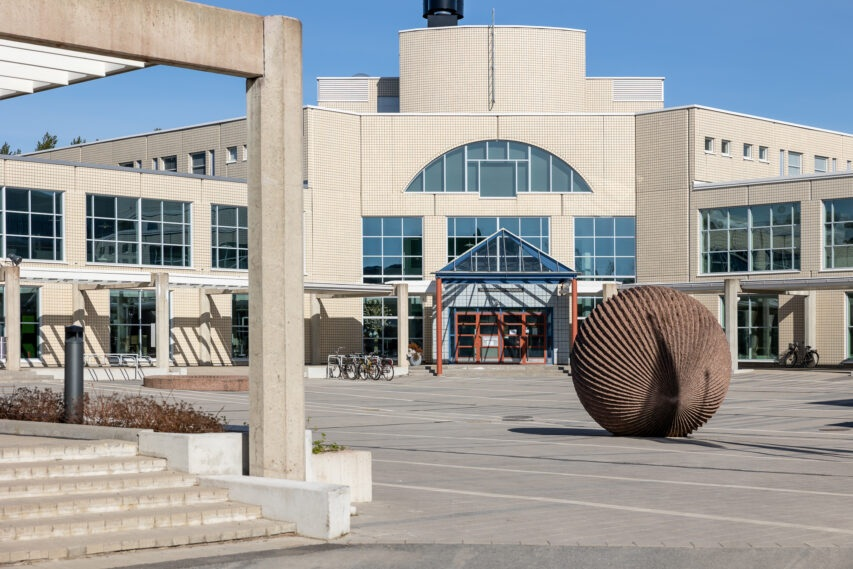
#> input picture week1/pictures/linnanmaa.jpg, 853 x 569 px
$ python Color_quantization.py
#> lines starting #> are read from the running program, lines starting #| are printed output that depends on the picture
from PIL import Image
import numpy as np

def reduce_bit_depth(image_array, bits):
    """
    Reduces the number of bits per color channel by zeroing out the lowest bits.
    """
    # Calculate how many bits we need to throw away
    shift = 8 - bits

    # Right-shift to drop the least significant bits,
    # then left-shift to scale the values back into the 0-255 range.
    reduced_array = (image_array >> shift) << shift

    return reduced_array

if __name__ == "__main__":
    # Load the image
    picture_path = "pictures/linnanmaa.jpg"
    picture = Image.open(picture_path).convert('RGB')
#> picture is the input picture: PIL image 853x569 RGB; mean R, G, B 157.5, 157.7, 156.4
    pixels = np.array(picture)

    # Generate and save for 4, 3, 2, and 1 bits
    for bits in [4, 3, 2, 1]:
        reduced_pixels = reduce_bit_depth(pixels, bits)
        reduced_image = Image.fromarray(reduced_pixels)

        output_name = f"pictures/linnamaa_{bits}bits.png"
        reduced_image.save(output_name, format="PNG")
        print(f"Saved {output_name}")
#> this loop made 4 passes
#> pass 2, in reduce_bit_depth (call 2), `reduced_array = (image_array >> shift) << shift`:
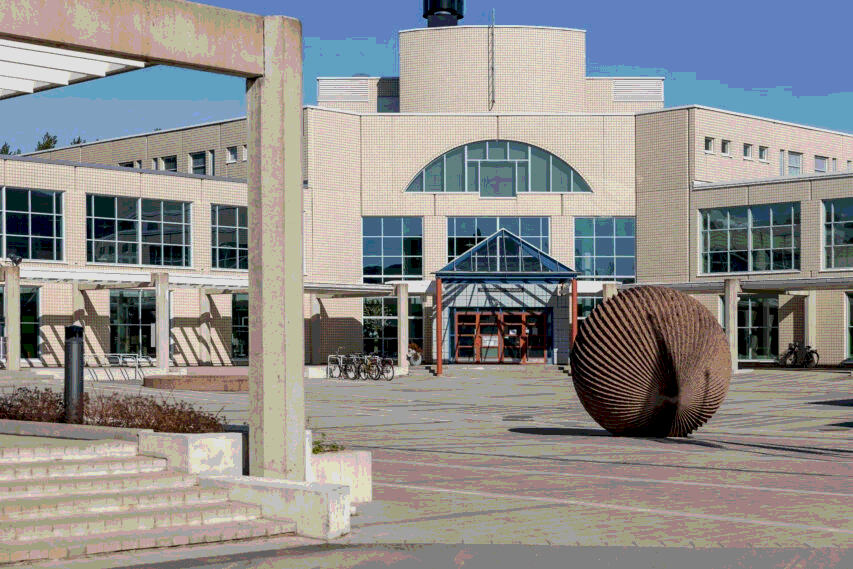
#> reduced_array: shape (569, 853, 3); mean R, G, B 143.3, 141.8, 139.8
#> pass 3, in reduce_bit_depth (call 3), `reduced_array = (image_array >> shift) << shift`:
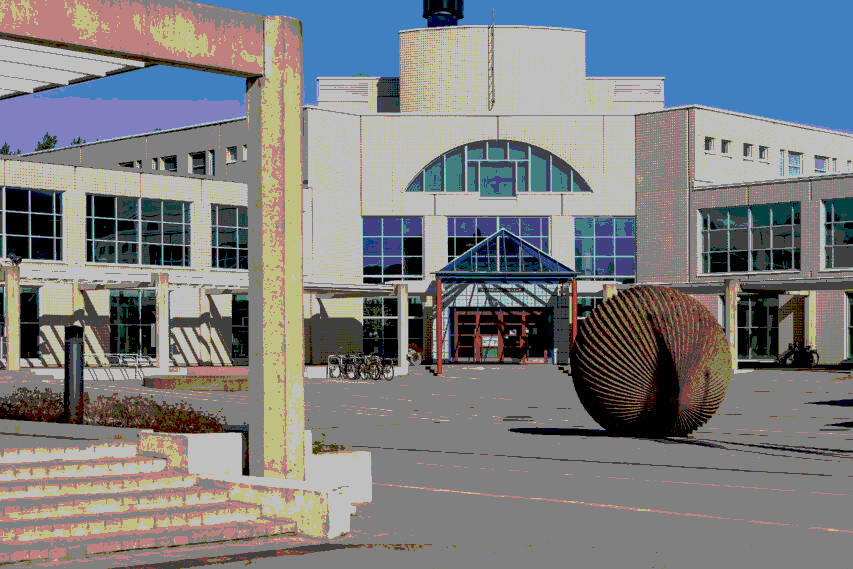
#> reduced_array: shape (569, 853, 3); mean R, G, B 124.5, 126.4, 128.5
#> after the loop:
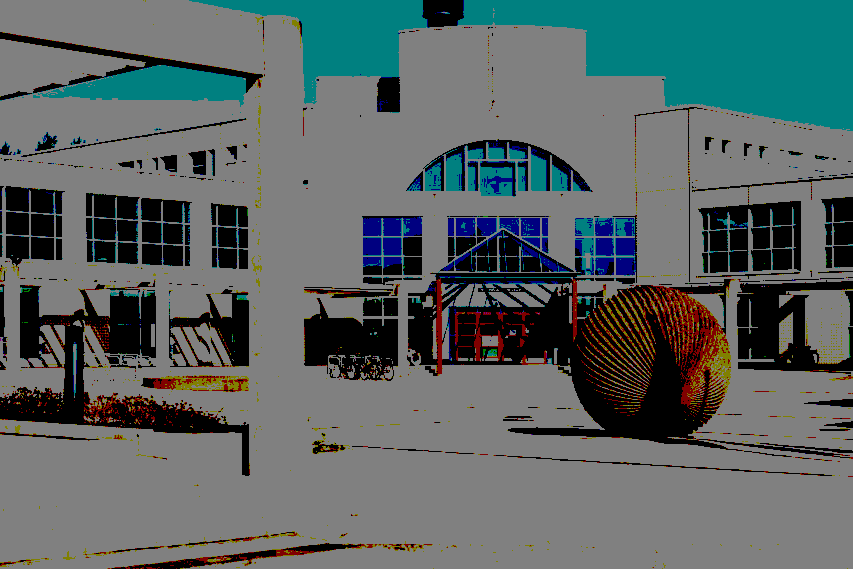
#> reduced_image: PIL image 853x569 RGB; mean R, G, B 89.5, 100.8, 100.8
